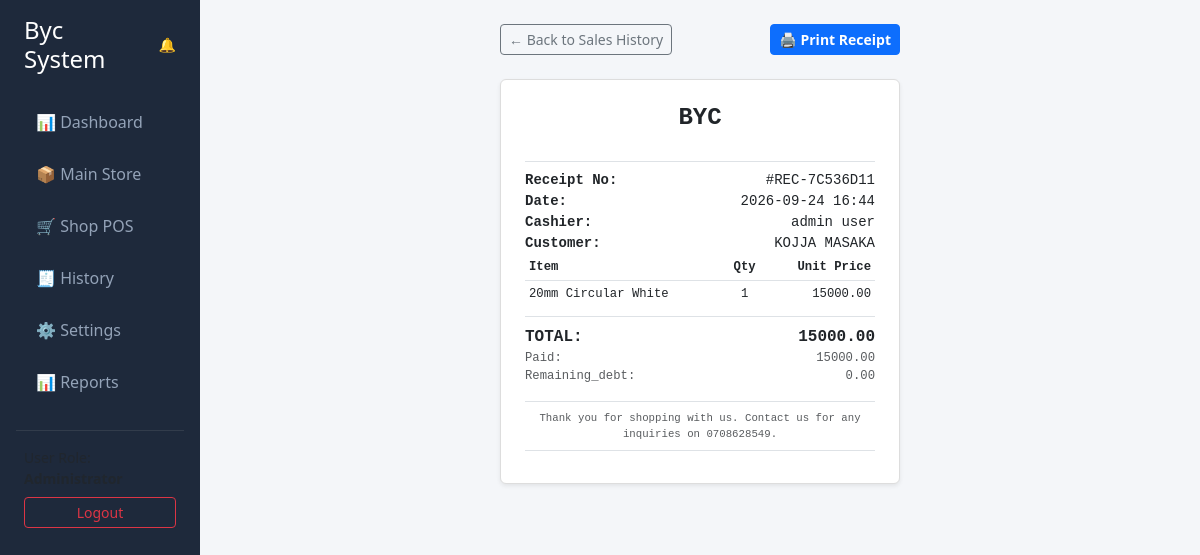
The app's page /sales/12/print/ (signed in) with its own data.
### core/models.py (models this page shows, shortened)
class Sale(models.Model):
    STATUS_CHOICES = (
        ('COMPLETED', 'Completed'),
        ('PENDING', 'Pending Payment'),
        ('REFUNDED', 'Refunded'),
    )
    receipt_number = models.CharField(max_length=50, unique=True, editable=False)
    customer = models.ForeignKey(Customer, on_delete=models.SET_NULL, null=True, blank=True)
    customer_name_raw = models.CharField(max_length=150, blank=True)
    total_amount = models.DecimalField(max_digits=12, decimal_places=2, default=0.00)
    amount_paid = models.DecimalField(max_digits=12, decimal_places=2, default=0.00)
    balance_due = models.DecimalField(max_digits=12, decimal_places=2, default=0.00)
    payment_status = models.CharField(max_length=20, choices=STATUS_CHOICES, default='COMPLETED')
    due_date = models.DateField(null=True, blank=True)
    cashier = models.ForeignKey(User, on_delete=models.SET_NULL, null=True)
    is_committed = models.BooleanField(default=False)
    is_refunded = models.BooleanField(default=False)
    refunded_at = models.DateTimeField(null=True, blank=True)
    created_at = models.DateTimeField(auto_now_add=True)

class User(AbstractUser):
    ROLE_CHOICES = (
        ('admin', 'Administrator'),
        ('main_store', 'Main Store Manager'),
        ('shop', 'Shop Cashier'),
    )
    role = models.CharField(max_length=20, choices=ROLE_CHOICES, default='shop')

class SaleItem(models.Model):
    sale = models.ForeignKey(Sale, related_name='items', on_delete=models.CASCADE)
    product = models.ForeignKey(Product, on_delete=models.CASCADE)
    quantity = models.PositiveIntegerField()
    unit_price_at_sale = models.DecimalField(max_digits=12, decimal_places=2)
    total_price = models.DecimalField(max_digits=12, decimal_places=2, editable=False)

class Product(models.Model):
    product_code = models.CharField(max_length=50, unique=True)
    product_name = models.CharField(max_length=150)
    category = models.CharField(max_length=100, blank=True, null=True)
    min_stock_level = models.PositiveIntegerField(default=10)
    default_unit_price = models.DecimalField(max_digits=12, decimal_places=2, default=0.00)
    created_at = models.DateTimeField(auto_now_add=True)

### core/views.py (the view)
# urls.py: path('sales/<int:sale_id>/print/', views.print_receipt_view, name='print_receipt'),
def print_receipt_view(request, sale_id):
    sale = get_object_or_404(Sale, id=sale_id)
    context = {
        'sale': sale,
        'printed_at': timezone.now(),
        'business_name': 'My Store Name',
        'business_phone': '+256 700 000000',
        'business_location': 'Kampala, Uganda',
        'receipt_footer': 'Thank you for shopping with us! Items non-refundable.',
    }
    return render(request, 'core/print_receipt.html', context)

### core/templates/core/print_receipt.html (shortened to what this page needs)
{% extends 'core/base.html' %}
{% block content %}
<div class="d-flex justify-content-between align-items-center mb-4 mx-auto no-print" style="max-width: 400px;">
    <a href="{% url 'sales_history' %}" class="btn btn-outline-secondary btn-sm">
        ← Back to Sales History
    </a>
    <button onclick="window.print()" class="btn btn-primary btn-sm fw-bold">
        🖨️ Print Receipt
    </button>
</div>
<div class="card shadow-sm p-4 receipt-card" id="printableReceipt">
    <div class="text-center mb-3">
        <h4 class="fw-bold mb-1">{{ settings.shop_name|default:"BYC" }}</h4>
    </div>
    <div class="border-top border-bottom py-2 my-2 small">
        <div class="d-flex justify-content-between">
            <span class="fw-bold">Receipt No:</span>
            <span>#{{ sale.receipt_number|default:sale.id }}</span>
        </div>
        <div class="d-flex justify-content-between">
            <span class="fw-bold">Date:</span>
            <span>{{ sale.created_at|date:"Y-m-d H:i" }}</span>
        </div>
        <div class="d-flex justify-content-between">
            <span class="fw-bold">Cashier:</span>
            <span>{{ sale.served_by.username|default:request.user.username }}</span>
        </div>
        <div class="d-flex justify-content-between">
            <span class="fw-bold">Customer:</span>
            <span>
                {% if sale.customer %}
                    {{ sale.customer.name }}
                {% elif sale.customer_name_raw %}
                    {{ sale.customer_name_raw }}
                {% else %}
                    Walk-in Customer
                {% endif %}
            </span>
</div>
    <table class="table table-borderless table-sm small mb-2">
        <thead>
            <tr class="border-bottom">
                <th>Item</th>
                <th class="text-center">Qty</th>
                <th class="text-end">Unit Price</th>
            </tr>
        </thead>
        <tbody>
            {% for item in sale.items.all %}
            <tr>
                <td>{{ item.product.product_name }}</td>
                <td class="text-center">{{ item.quantity }}</td>
                <td class="text-end">{{ item.unit_price_at_sale }}</td>
            </tr>
            {% empty %}
            <tr>
                <td colspan="4" class="text-center text-muted">No items found</td>
            </tr>
            {% endfor %}
        </tbody>
    </table>
    <div class="border-top pt-2 small">
        <div class="d-flex justify-content-between fw-bold fs-6">
            <span>TOTAL:</span>
            <span>{{ sale.total_amount }}</span>
        </div>
        {% if sale.amount_paid %}
        <div class="d-flex justify-content-between text-muted">
            <span>Paid:</span>
            <span>{{ sale.amount_paid }}</span>
        </div>
        <div class="d-flex justify-content-between text-muted">
            <span>Remaining_debt:</span>
            <span>{{ sale.balance_due }}</span>
        {% endif %}
    </div>
    <div class="text-center border-top mt-3 pt-2">
        <p class="small mb-0 text-muted">
            {{ settings.receipt_footer|default:"Thank you for shopping with us. Contact us for any inquiries on 0708628549." }}
        </p>
    </div>
</div>
{% endblock %}

### core/templates/core/base.html (style rules this page uses)
body { background-color: #f4f6f9; font-family: 'Segoe UI', Tahoma, Geneva, Verdana, sans-serif; }

### core/templates/core/print_receipt.html (style rules this page uses)
.receipt-card { max-width: 400px; margin: 0 auto; background: #fff; font-family: 'Courier New', Courier, monospace; border: 1px solid #ddd; }

### records on screen
Sale: receipt_number "REC-7C536D11", created_at "2026-09-24 16:44", customer_name_raw "KOJJA MASAKA", total_amount "15000.00", amount_paid "15000.00", balance_due "0.00"
User: served_by.username "admin user"
SaleItem: product.product_name "20mm Circular White", quantity "1", unit_price_at_sale "15000.00"

### other values on screen
{{ settings.shop_name|default:"BYC" }} "BYC"
